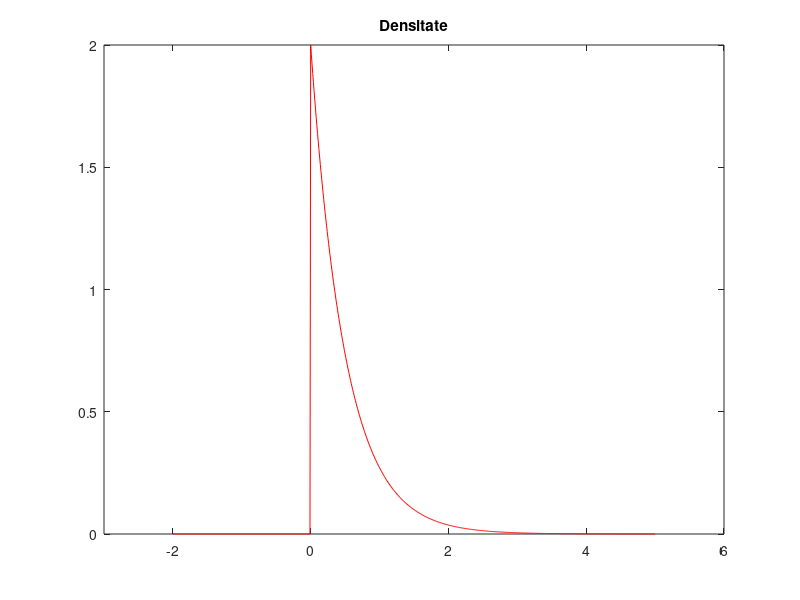
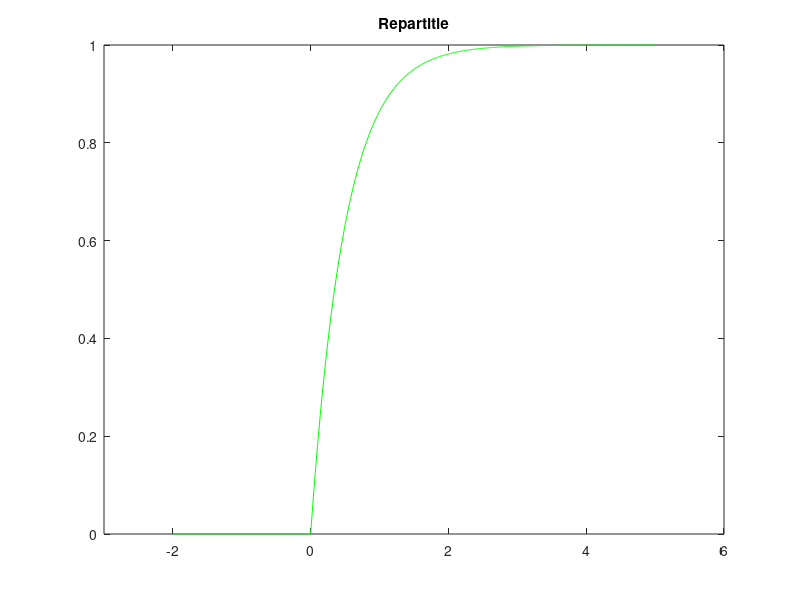

These figures' MATLAB source, in order: (Note: this script raises an error after producing the figures.)
pkg load statistics;
close all;

N = 1000;
int=-2:5;

figure
plot(-2:0.01:5, exppdf(-2:0.01:5, 1/2), 'r-')
xlim([-3 6]);
title("Densitate");

figure

plot(-2:0.01:5, expcdf(-2:0.01:5, 1/2), 'g-')
xlim([-3 6]);
title("Repartitie");

x=exprnd(1/2, 1, N);
[mean(X) std(x)]
mean(x>0.7)
PT=1-expcdf(0.7, 1/2)
